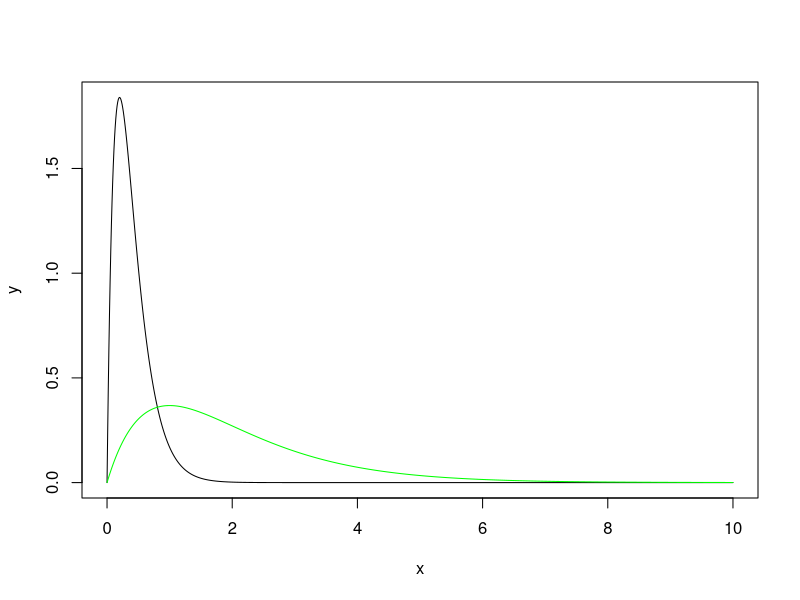

Here is the R script that generated this plot:
library(pracma)

X = "ERL(2,1)"
X1 = "ELR(2,5)"

erl = function(x,a,b) {
	erl = b^a*x^(a-1)/gamma(a)*exp(-b*x)
}

x = seq(0,10,by = 0.01)
y = erl(x,2,1)
y1 = erl(x,2,5)

Y <- function(x) erl(x,2,1) #x/gamma(2)*exp(-x)
Y1 <- function(x) erl(x,2,5) #5^2*x^(1)/gamma(2)*exp(-5*x)

png(file = "../LaTex/zad2_27_f1.png")
plot(x,y1,type = "l", xlab = "x", ylab = "y")
lines(x,y, col ="green")
dev.off()

p = integral(Y,1,2, method = "Kron")
p1 = integral(Y1,1,2, method = "Kron")
cat(X," P(1<X<2) = ",p,"\n")
cat(X1," P(1<X<2) = ",p1,"\n")